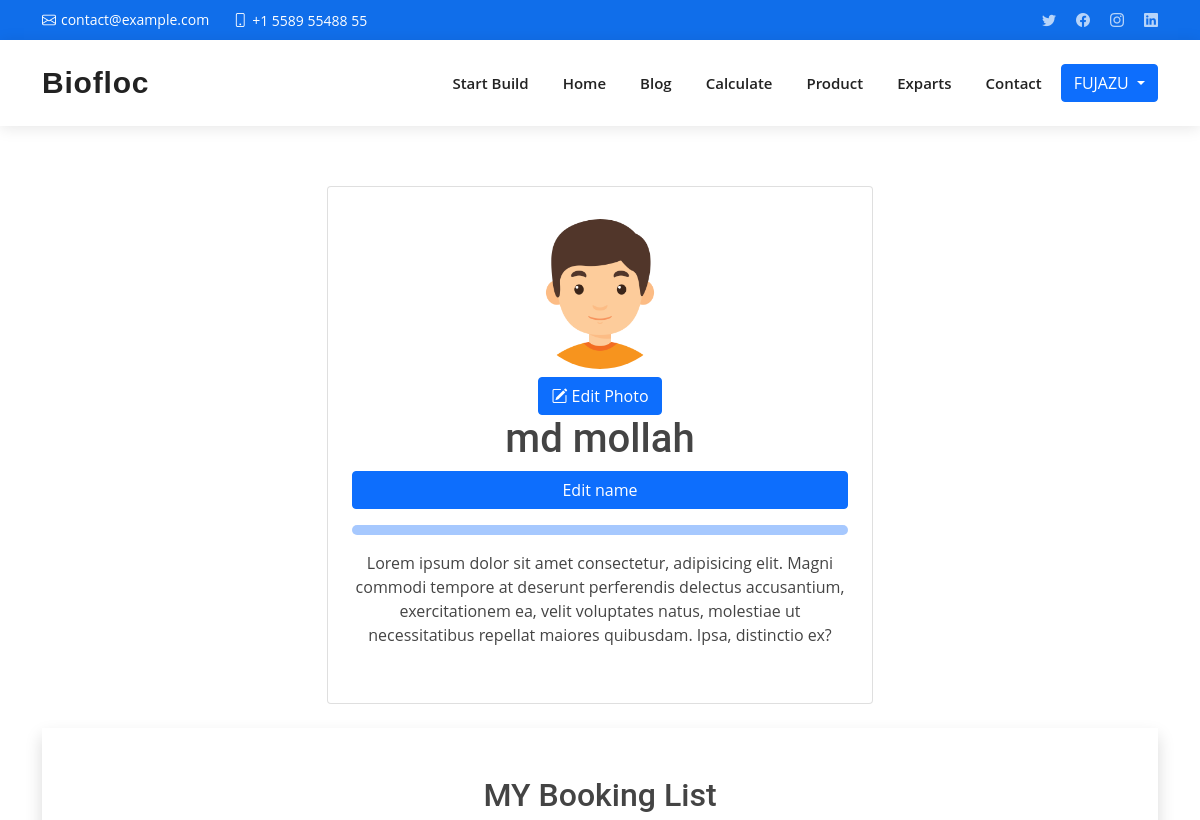
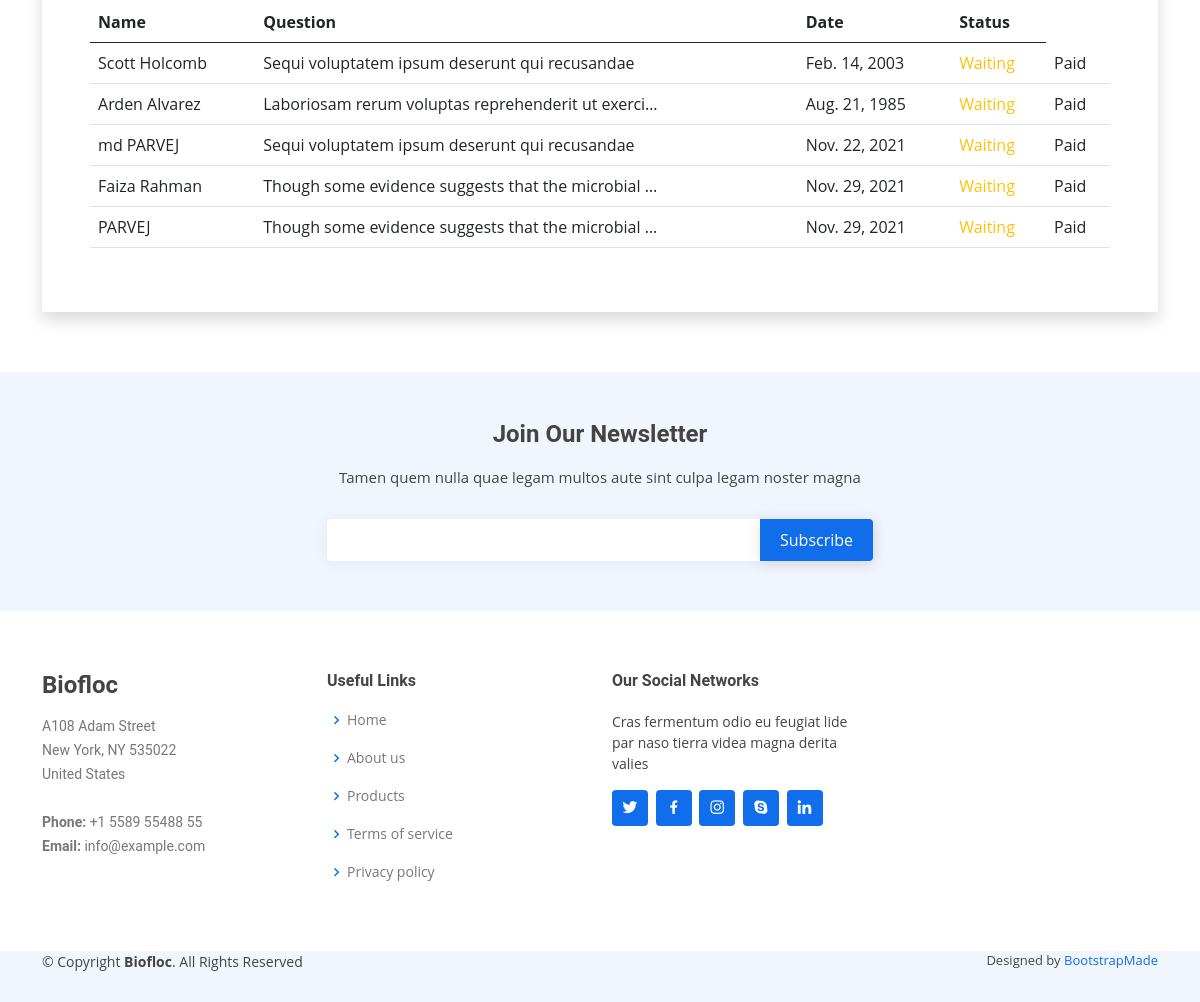
The app's page /profile (signed in) with its own data (2 pictures, top to bottom).
### account/models.py (models this page shows, shortened)
class User(AbstractUser):
    FARMAR = 'FARMAR'
    AGRICULTURERIST = 'AGRICULTURERIST'
    VATONARIS = 'VATONARIS'
    IS_DOCTOR = 'DOCTOR'
    IS_USER = 'USER'
    USER_TYPE_CHOICES = [
        (IS_DOCTOR, 'Doctor'),
        (IS_USER, 'User'),
    ]
    user_type = models.CharField(
        max_length=20, choices=USER_TYPE_CHOICES, default=IS_USER)

class Profile(models.Model):
    user = models.OneToOneField(User, null=True, on_delete=models.CASCADE)
    profile_pic = models.ImageField(
        null=True, blank=True, default='250x250.png')
    about = models.TextField(null=True, blank=True)

### doctor/models.py (models this page shows, shortened)
class Booking(models.Model):
    booker = models.ForeignKey(
        Profile, related_name='booking', on_delete=models.CASCADE)
    name = models.CharField(max_length=255)
    number = models.IntegerField()
    problem = models.CharField(max_length=255)
    complete = models.BooleanField(default=False)
    fisheries = models.ForeignKey(
        User, related_name='booking', on_delete=models.CASCADE)
    date = models.DateField()

### account/views.py (the view)
# urls.py: path('profile', ProfileView, name='profile'),
@login_required(login_url='login')
def ProfileView(request):
    form = UpdateUser()
    profile = UpdateProfile()
    if request.method == 'POST':
        form = UpdateUser(data=request.POST, instance=request.user)
        if form.is_valid():
            form.save()
            return redirect('/profile')
    booking = Booking.objects.filter(
        booker=request.user.id).order_by('complete')
    context = {
        'forms': form,
        'profiles': profile,
        'booking': booking
    }
    return render(request, 'profile.html', context)

### templates/profile.html (shortened to what this page needs)
{% extends "layout/layout.html" %}
{% block content %}
<section class="text-gray-600 body-font">
    <div class="container">
        <div class="row">
            {% with default_image=STATIC_URL|add:"media/250x250.png" %}
            <div class="col-md-6" style="margin: 0 auto;">
                <div class="card text-center p-4">
                    <div class="profile">
                        <img class="rounded-circle text-center mt-2" alt="hero" width="150"
                            src="{{ request.user.profile.profile_pic.url|default:default_image }}">
                        <div>
                            <a href="profile-update" class="btn btn-primary mt-2"><i class="bi bi-pencil-square"></i>
                                Edit
                                Photo</a>
                        </div>
                        {% endwith %}
                    </div>
                    <div class="">
                        <h1 class="">{{request.user.first_name}} {{request.user.last_name}}</h1>
                    </div>
                    <button onclick="click_show()" class="btn btn-primary mb-3">Edit
                        name</button>
                    <p class="mb-8 leading-relaxed" style="background: #166efd61;border-radius: 5px;padding: 5px;">
                        {% if request.user.profile.about == "" %}
                    <p style="">Lorem ipsum dolor sit amet consectetur, adipisicing elit. Magni commodi tempore at
                        deserunt
                        perferendis
                        delectus accusantium, exercitationem ea, velit voluptates natus, molestiae ut necessitatibus
                        repellat
                        maiores quibusdam. Ipsa, distinctio ex?</p>
                    {% endif %}
                    </p>
                </div>
            </div>
            {% if booking %}
            <div class="col-md-12 mt-4">
                {% if request.user.user_type != 'DOCTOR' %}
                <div class="shadow p-5">
                    <h2 class="text-center">MY Booking List</h2>
                    <table class="table">
                        <thead>
                            <tr>
                                <th scope="col">Name</th>
                                <th scope="col">Question</th>
                                <th scope="col">Date</th>
                                <th scope="col">Status</th>
                            </tr>
                        </thead>
                        <tbody>
                            {% for bookers in booking %}
                            <tr>
                                <td> {{bookers.name}}</td>
                                <td>{{bookers.problem|truncatechars:50 }}</td>
                                <td>{{bookers.date}}</td>
                                <td> {% if bookers.complete %}
                                    <span class="text-success">
                                        Complete
                                    </span>
                                    {% else %}
                                    <span class="text-warning">
                                        Waiting
                                    </span>
                                    {% endif %}
                                </td>
                                <td>Paid</td>
                            </tr>
                            {% endfor %}
                        </tbody>
                    </table>
                </div>
                {% endif %}
            </div>
            {% endif %}
        </div>
    </div>
</section>
{% endblock content %}

### templates/layout/layout.html (shortened to what this page needs)
{% load static %}
<!DOCTYPE html>
<html lang="en">
<head>
  <link href="{% static 'assets/vendor/aos/aos.css' %}" rel="stylesheet">
  <link href="{% static 'assets/vendor/bootstrap/css/bootstrap.min.css' %}" rel="stylesheet">
  <link href="{% static 'assets/vendor/bootstrap-icons/bootstrap-icons.css' %}" rel="stylesheet">
  <link href="{% static 'assets/vendor/boxicons/css/boxicons.min.css' %}" rel="stylesheet">
  <link href="{% static 'assets/vendor/glightbox/css/glightbox.min.css' %}" rel="stylesheet">
  <link href="{% static 'assets/vendor/swiper/swiper-bundle.min.css' %}" rel="stylesheet">
  <link href="{% static 'assets/css/style.css' %}" rel="stylesheet">
</head>
<body>
  <section id="topbar" class="d-flex align-items-center">
    <div class="container d-flex justify-content-center justify-content-md-between">
      <div class="contact-info d-flex align-items-center">
        <i class="bi bi-envelope d-flex align-items-center"><a
            href="mailto:contact@example.com">contact@example.com</a></i>
        <i class="bi bi-phone d-flex align-items-center ms-4"><span>+1 5589 55488 55</span></i>
      </div>
      <div class="social-links d-none d-md-flex align-items-center">
        <a href="#" class="twitter"><i class="bi bi-twitter"></i></a>
        <a href="#" class="facebook"><i class="bi bi-facebook"></i></a>
        <a href="#" class="instagram"><i class="bi bi-instagram"></i></a>
        <a href="#" class="linkedin"><i class="bi bi-linkedin"></i></i></a>
      </div>
    </div>
  </section>
  <header id="header" class="d-flex align-items-center">
    <div class="container d-flex align-items-center justify-content-between">
      <h1 class="logo me-auto"><a href="{% url 'home' %}">Biofloc</a></h1>
      <nav id="navbar" class="navbar">
        <ul>
          {% url 'sb' as url %}
          <li><a class="nav-link {% if request.path == url %} active {% endif %}" href="{% url 'sb' %}">Start Build</a>
          </li>
          {% url 'home' as url %}
          <li><a class="nav-link {% if request.path == url %} active {% endif %}" href="{% url 'home' %}">Home</a></li>
          {% url 'viewBlog' as url %}
          <li><a class="nav-link {% if request.path == url %} active {% endif %}" href="{% url 'viewBlog' %}">Blog</a>
          </li>
          {% if request.user.user_type == 'USER' %}
          {% url 'calculate' as url %}
          <li><a class="nav-link {% if request.path == url %} active {% endif %}"
              href="{% url 'calculate' %}">Calculate</a></li>
          {% url 'product' as url %}
          <li><a class="nav-link {% if request.path == url %} active {% endif %}" href="{% url 'product' %}">Product</a>
          </li>
          {% url 'doctor' as url %}
          <li><a class="nav-link {% if request.path == url %} active {% endif %}" href="{% url 'doctor' %}">Exparts</a>
          </li>
          {% endif %}
          {% url 'contact' as url %}
          <li><a class="nav-link {% if request.path == url %} active {% endif %}" href="{% url 'contact' %}">Contact</a>
          </li>
          {% url 'cart' as cart %}
          {% url 'checkout' as checkout %}
          {% url 'product' as pro %}
        </ul>
      </nav>
      {% if request.user.is_authenticated %}
      <div class="btn-group">
        <button type="button" class="btn btn-primary dropdown-toggle ms-3" data-bs-toggle="dropdown"
          aria-expanded="false">
          {{request.user|upper}}
        </button>
      </div>
      {% else %}
      {% url 'product' as url %}
      <a class="btn btn-primary {% if request.path == url %} active {% endif %} ms-2" href="{% url 'login' %}">Login
      </a>
      {% endif %}
    </div>
  </header>
  {% block content %}
  {% endblock content %}
  <footer id="footer">
    <div class="footer-newsletter" id="newsletter">
      <div class="container">
        <div class="row justify-content-center">
          <div class="col-lg-6">
            <h4>Join Our Newsletter</h4>
            <p>Tamen quem nulla quae legam multos aute sint culpa legam noster magna</p>
            <form action="{% url 'newsletter' %}" method="post">
              <input type="email" name="email" required><input type="submit" value="Subscribe">
            </form>
          </div>
        </div>
      </div>
    </div>
    <div class="footer-top">
      <div class="container">
        <div class="row">
          <div class="col-lg-3 col-md-6 footer-contact">
            <h3>Biofloc</h3>
            <p>
              A108 Adam Street <br>
              New York, NY 535022<br>
              United States <br><br>
              <strong>Phone:</strong> +1 5589 55488 55<br>
              <strong>Email:</strong> info@example.com<br>
            </p>
          </div>
          <div class="col-lg-3 col-md-6 footer-links">
            <h4>Useful Links</h4>
            <ul>
              <li><i class="bx bx-chevron-right"></i> <a href="{% url 'home' %}">Home</a></li>
              <li><i class="bx bx-chevron-right"></i> <a href="{% url 'about' %}">About us</a></li>
              <li><i class="bx bx-chevron-right"></i> <a href="{% url 'product' %}">Products</a></li>
              <li><i class="bx bx-chevron-right"></i> <a href="{% url 'terms' %}">Terms of service</a></li>
              <li><i class="bx bx-chevron-right"></i> <a href="{% url 'policy' %}">Privacy policy</a></li>
            </ul>
          </div>
          <div class="col-lg-3 col-md-6 footer-links">
            <h4>Our Social Networks</h4>
            <p>Cras fermentum odio eu feugiat lide par naso tierra videa magna derita valies</p>
            <div class="social-links mt-3">
              <a href="#" class="twitter"><i class="bx bxl-twitter"></i></a>
              <a href="#" class="facebook"><i class="bx bxl-facebook"></i></a>
              <a href="#" class="instagram"><i class="bx bxl-instagram"></i></a>
              <a href="#" class="google-plus"><i class="bx bxl-skype"></i></a>
              <a href="#" class="linkedin"><i class="bx bxl-linkedin"></i></a>
            </div>
          </div>
        </div>
      </div>
    </div>
    <div class="container footer-bottom clearfix">
      <div class="copyright">
        &copy; Copyright <strong><span>Biofloc</span></strong>. All Rights Reserved
      </div>
      <div class="credits">
        Designed by <a href="https://bootstrapmade.com/">BootstrapMade</a>
      </div>
    </div>
  </footer>
</body>
</html>

### records on screen
User: user "FUJAZU", user.profile.profile_pic (picture), user.first_name "md", user.last_name "mollah"
Booking: name "Scott Holcomb", problem "Sequi voluptatem ipsum deserunt qui recusandae", date "Feb. 14, 2003", complete "Waiting"
Booking: name "Arden Alvarez", problem "Laboriosam rerum voluptas reprehenderit ut exerci…", date "Aug. 21, 1985", complete "Waiting"
Booking: name "md PARVEJ", problem "Sequi voluptatem ipsum deserunt qui recusandae", date "Nov. 22, 2021", complete "Waiting"
Booking: name "Faiza Rahman", problem "Though some evidence suggests that the microbial …", date "Nov. 29, 2021", complete "Waiting"
Booking: name "PARVEJ", problem "Though some evidence suggests that the microbial …", date "Nov. 29, 2021", complete "Waiting"
